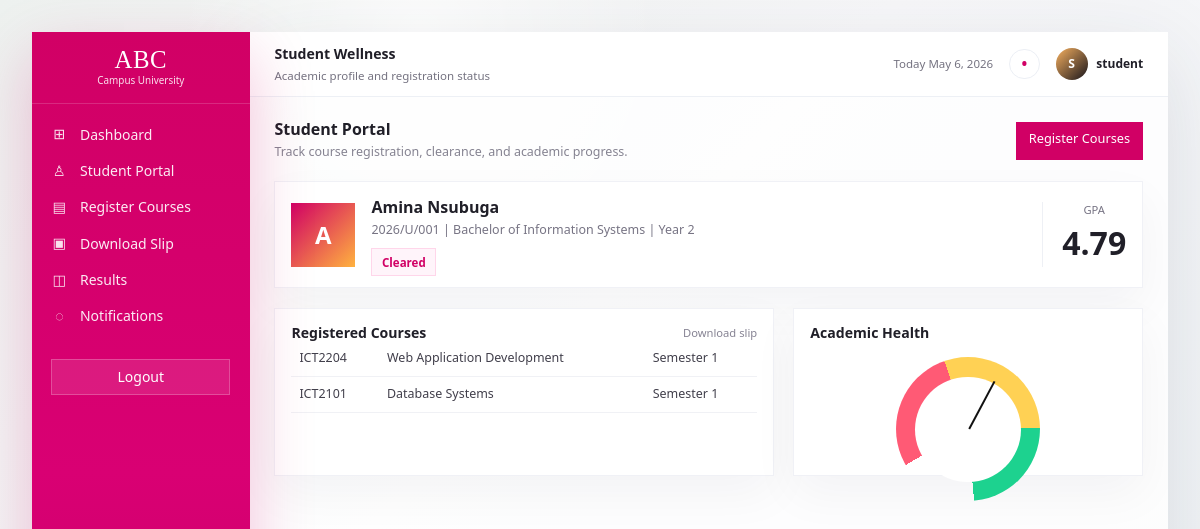
The page /portal/ (signed in) on the database its author committed.
### apps/accounts/models.py (models this page shows, shortened)
class User(AbstractUser):
    class Roles(models.TextChoices):
        ADMIN = "ADMIN", "Admin"
        STAFF = "STAFF", "Staff"
        STUDENT = "STUDENT", "Student"
    role = models.CharField(max_length=20, choices=Roles.choices, default=Roles.STUDENT)
    @property
    def is_staff_role(self):
        return self.role in {self.Roles.ADMIN, self.Roles.STAFF} or self.is_superuser

### apps/students/models.py (models this page shows, shortened)
class Student(models.Model):
    user = models.OneToOneField(settings.AUTH_USER_MODEL, on_delete=models.CASCADE, related_name="student_profile")
    full_name = models.CharField(max_length=150)
    reg_number = models.CharField(max_length=40, unique=True)
    programme = models.CharField(max_length=120)
    year_of_study = models.PositiveSmallIntegerField(default=1)
    is_approved = models.BooleanField(default=True)
    created_at = models.DateTimeField(auto_now_add=True)
    updated_at = models.DateTimeField(auto_now=True)
    class Meta:
        ordering = ["full_name"]

### apps/courses/models.py (models this page shows, shortened)
class Registration(models.Model):
    student = models.ForeignKey("students.Student", on_delete=models.CASCADE, related_name="registrations")
    course = models.ForeignKey(Course, on_delete=models.CASCADE, related_name="registrations")
    semester = models.CharField(max_length=30)
    registered_at = models.DateTimeField(auto_now_add=True)
    class Meta:
        ordering = ["-registered_at"]
        constraints = [
            models.UniqueConstraint(fields=["student", "course", "semester"], name="unique_student_course_semester")
        ]

class Course(models.Model):
    class Weekday(models.TextChoices):
        MONDAY = "MON", "Monday"
        TUESDAY = "TUE", "Tuesday"
        WEDNESDAY = "WED", "Wednesday"
        THURSDAY = "THU", "Thursday"
        FRIDAY = "FRI", "Friday"
        SATURDAY = "SAT", "Saturday"
    code = models.CharField(max_length=20, unique=True)
    title = models.CharField(max_length=160)
    credit_units = models.PositiveSmallIntegerField()
    department = models.CharField(max_length=120)
    prerequisites = models.ManyToManyField("self", symmetrical=False, blank=True)
    weekday = models.CharField(max_length=3, choices=Weekday.choices, default=Weekday.MONDAY)
    start_time = models.TimeField()
    end_time = models.TimeField()
    semester = models.CharField(max_length=30, default="Semester 1")
    active = models.BooleanField(default=True)
    class Meta:
        ordering = ["code"]

### apps/accounts/views.py (the view)
# urls.py: path("portal/", student_portal, name="student_portal"),
@login_required
def student_portal(request):
    student = getattr(request.user, "student_profile", None)
    registrations = []
    results = []
    gpa = None
    if student:
        registrations = student.registrations.select_related("course")[:10]
        results = student.results.select_related("course")
        total_units = sum(result.course.credit_units for result in results)
        total_points = sum(result.weighted_points for result in results)
        gpa = round(total_points / total_units, 2) if total_units else None
    return render(
        request,
        "student_portal.html",
        {"student": student, "registrations": registrations, "results": results, "gpa": gpa},
    )

### apps/results/models.py (called while the page is built)
    @property
    def grade_point(self):
        return self.GRADE_POINTS.get(self.grade.upper(), 0.0)

    @property
    def weighted_points(self):
        return self.grade_point * self.course.credit_units

### templates/student_portal.html
{% extends "base.html" %}
{% block workspace_title %}Student Wellness{% endblock %}
{% block workspace_subtitle %}Academic profile and registration status{% endblock %}
{% block content %}
<div class="page-header dashboard-heading">
  <div>
    <h2>Student Portal</h2>
    <p>Track course registration, clearance, and academic progress.</p>
  </div>
  <a class="btn btn-primary" href="{% url 'register_course' %}">Register Courses</a>
</div>
{% if student %}
  <section class="student-hero panel">
    <div>
      <span class="avatar-xl">{{ student.full_name|slice:":1" }}</span>
    </div>
    <div>
      <h3>{{ student.full_name }}</h3>
      <p>{{ student.reg_number }} | {{ student.programme }} | Year {{ student.year_of_study }}</p>
      {% if student.clearance.is_cleared %}<span class="role-pill">Cleared</span>{% else %}<span class="role-pill">Pending Clearance</span>{% endif %}
    </div>
    <div class="student-score">
      <span>GPA</span>
      <strong>{{ gpa|default:"N/A" }}</strong>
    </div>
  </section>
  <section class="activity-grid">
    <div class="panel">
      <div class="panel-title"><h4>Registered Courses</h4><a href="{% url 'registration_slip' %}">Download slip</a></div>
      <table class="table app-table">{% for registration in registrations %}<tr><td>{{ registration.course.code }}</td><td>{{ registration.course.title }}</td><td>{{ registration.semester }}</td></tr>{% empty %}<tr><td>No courses registered.</td></tr>{% endfor %}</table>
    </div>
    <div class="panel meter-panel">
      <h4>Academic Health</h4>
      <div class="gauge gauge-green"><span></span></div>
    </div>
  </section>
{% else %}
  <div class="alert alert-warning">No student profile has been linked to this account.</div>
{% endif %}
{% endblock %}

### templates/base.html (shortened to what this page needs)
{% load static %}
<!doctype html>
<html lang="en">
<head>
  <link href="https://cdn.jsdelivr.net/npm/bootstrap@5.3.3/dist/css/bootstrap.min.css" rel="stylesheet">
  <link rel="stylesheet" href="{% static 'css/style.css' %}">
</head>
<body class="{% block body_class %}{% endblock %}">
  <div class="app-shell">
    {% if user.is_authenticated %}
      <aside class="sidebar">
        <div class="sidebar-brand">
          <strong>ABC</strong>
          <span>Campus University</span>
        </div>
        <nav class="sidebar-nav">
        <a href="{% url 'dashboard' %}"><span>⊞</span>Dashboard</a>
        {% if user.is_staff_role or user.is_superuser %}
          <a href="{% url 'student_list' %}"><span>♙</span>Students</a>
          <a href="{% url 'course_list' %}"><span>▤</span>Courses</a>
          <a href="{% url 'payment_list' %}"><span>◉</span>Payments</a>
          <a href="{% url 'clearance_list' %}"><span>✓</span>Clearance</a>
          <a href="{% url 'reports_dashboard' %}"><span>↗</span>Reports</a>
          <a href="{% url 'audit_logs' %}"><span>◎</span>Audit Logs</a>
        {% else %}
          <a href="{% url 'student_portal' %}"><span>♙</span>Student Portal</a>
          <a href="{% url 'register_course' %}"><span>▤</span>Register Courses</a>
          <a href="{% url 'registration_slip' %}"><span>▣</span>Download Slip</a>
        {% endif %}
        <a href="{% url 'result_list' %}"><span>◫</span>Results</a>
        <a href="{% url 'notification_list' %}"><span>◌</span>Notifications</a>
        </nav>
        <form method="post" action="{% url 'logout' %}">
          <button class="sidebar-logout">Logout</button>
        </form>
      </aside>
    {% endif %}
    <main class="content">
      {% if user.is_authenticated %}
        <header class="topbar">
          <div>
            <strong>{% block workspace_title %}University Program{% endblock %}</strong>
            <span>{% block workspace_subtitle %}Course Registration System{% endblock %}</span>
          </div>
          <div class="topbar-actions">
            <span>Today {% now "F j, Y" %}</span>
            <a href="{% url 'notification_list' %}" class="notification-dot">•</a>
            <div class="user-chip">
              <span>{{ user.username|slice:":1"|upper }}</span>
              <strong>{{ user.get_full_name|default:user.username }}</strong>
            </div>
          </div>
        </header>
      {% endif %}
      {% block content %}{% endblock %}
    </main>
  </div>
</body>
</html>

### rows shown on the page
User: username "S", get_full_name "student"
Student: full_name "A", full_name "Amina Nsubuga", reg_number "2026/U/001", programme "Bachelor of Information Systems", year_of_study "2"
Registration: course.code "ICT2204", course "Web Application Development", semester "Semester 1"
Registration: course.code "ICT2101", course "Database Systems", semester "Semester 1"

### other values the page prints
{{ gpa|default:"N/A" }} "4.79"
